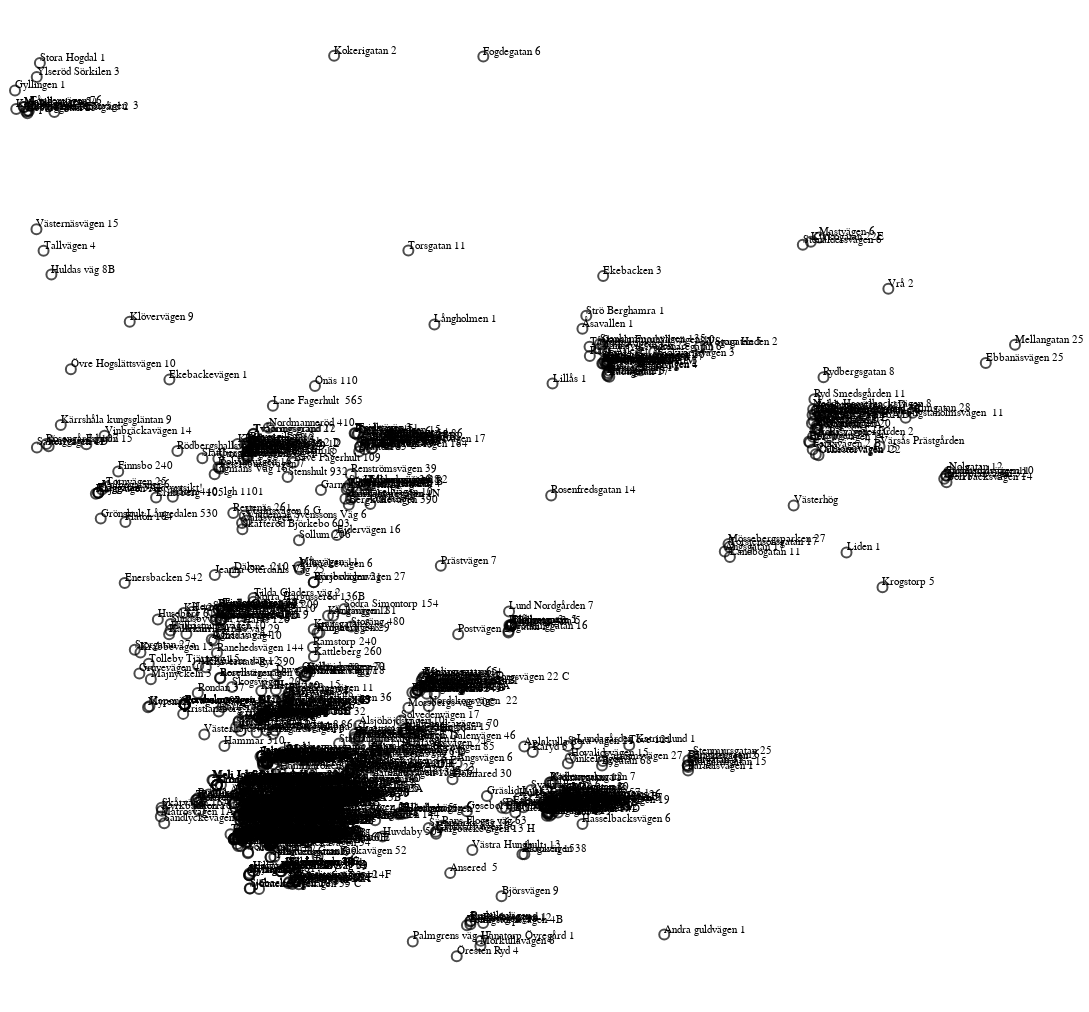

The notebook cell saved with this chart:
### Code cell
states = alt.topo_feature(data.countries.url, 'states')
capitals = data.us_state_capitals.url

## US states background
#background = alt.Chart(states).mark_geoshape(
#    fill='lightgray',
#    stroke='white'
#).properties(
#    title='US State Capitols',
#    width=700,
#    height=400
#).project('albersUsa')

# Points and text
hover = alt.selection(type='single', on='mouseover', nearest=True,
                      fields=['lat', 'lon'])

base = alt.Chart(house_data.iloc[0:1000],height = 1000,width = 1000).encode(
    longitude='lon:Q',
    latitude='lat:Q'
)

text = base.mark_text(dy=-5, align='left').encode(
    alt.Text('address', type='nominal'),
    opacity=alt.condition(~hover, alt.value(0), alt.value(1))
)

points = base.mark_point().encode(
    color=alt.value('black'),
    size=alt.condition(~hover, alt.value(30), alt.value(100))
).add_selection(hover)

points + text

### Figure 1 — Vega-Lite specification as saved in the notebook (floating-point values rounded to 4 significant figures; data arrays with more than 128 entries replaced by an {"elided": "..."} marker saying what was removed)
{"$schema": "https://vega.github.io/schema/vega-lite/v2.6.0.json", "config": {"view": {"height": 300, "width": 400}}, "datasets": {"data-1c3564f5e5f6ac64eea27d8b74534037": {"elided": "1000 records"}}, "layer": [{"data": {"name": "data-1c3564f5e5f6ac64eea27d8b74534037"}, "encoding": {"color": {"value": "black"}, "latitude": {"field": "lat", "type": "quantitative"}, "longitude": {"field": "lon", "type": "quantitative"}, "size": {"condition": {"selection": {"not": "selector002"}, "value": 30}, "value": 100}}, "height": 1000, "mark": "point", "selection": {"selector002": {"empty": "all", "fields": ["lat", "lon"], "nearest": true, "on": "mouseover", "resolve": "global", "type": "single"}}, "width": 1000}, {"data": {"name": "data-1c3564f5e5f6ac64eea27d8b74534037"}, "encoding": {"latitude": {"field": "lat", "type": "quantitative"}, "longitude": {"field": "lon", "type": "quantitative"}, "opacity": {"condition": {"selection": {"not": "selector002"}, "value": 0}, "value": 1}, "text": {"field": "address", "type": "nominal"}}, "height": 1000, "mark": {"align": "left", "dy": -5, "type": "text"}, "width": 1000}]}
